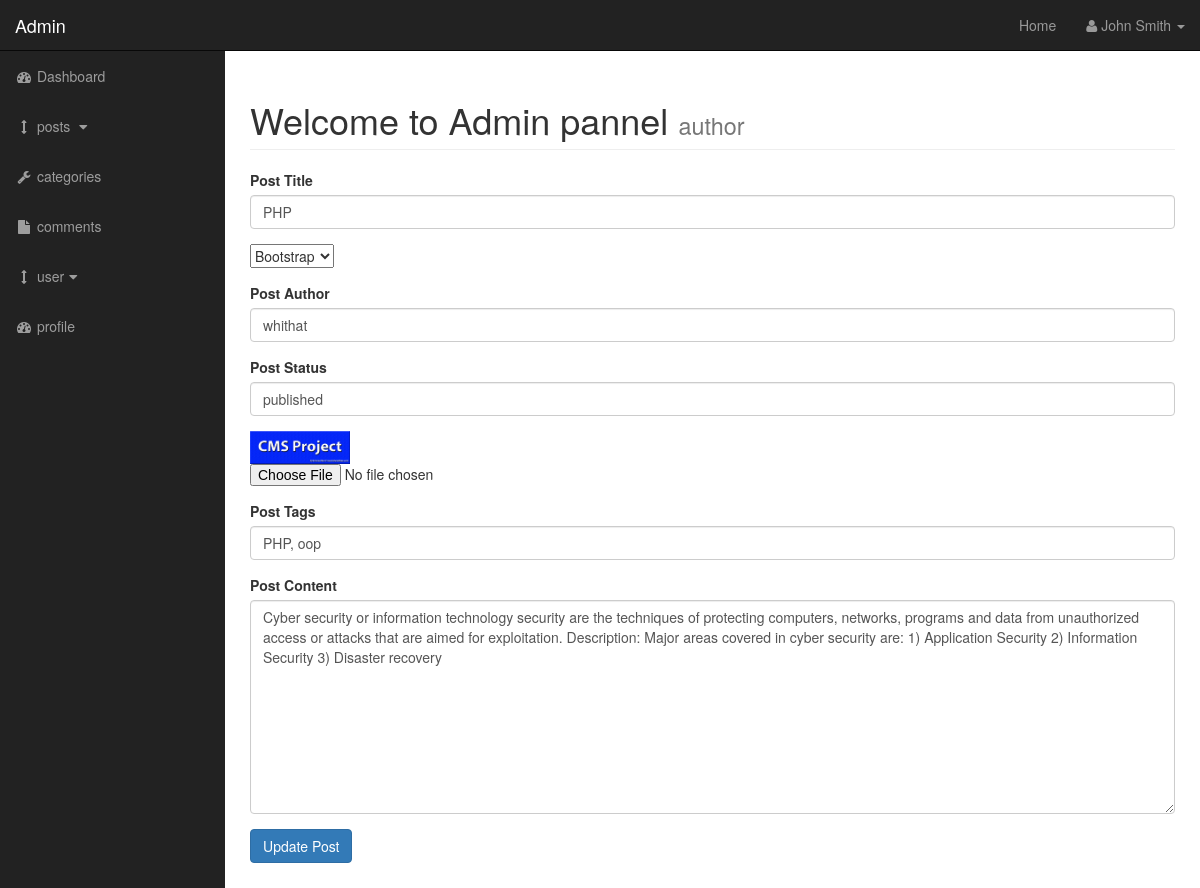
Page /admin/post.php?source=edit_post&p_id=2 on the committed database.
### tables this page shows
CREATE TABLE `posts` (
  `post_id` int(3) NOT NULL,
  `post_catagorie_id` int(3) NOT NULL,
  `post_title` varchar(255) NOT NULL,
  `post_author` varchar(255) NOT NULL,
  `post_date` date NOT NULL,
  `post_image` text NOT NULL,
  `post_content` text NOT NULL,
  `post_tag` varchar(255) NOT NULL,
  `post_comment_count` int(11) NOT NULL,
  `post_status` varchar(255) NOT NULL DEFAULT 'draft'
);

### admin/include/edit_post.php (the view, shortened to what this page needs)
<?php
       if(isset($_GET['p_id'])){
           $the_post_id = $_GET['p_id'];
       }
        $query = "SELECT * FROM posts WHERE post_id = $the_post_id ";
        $select_posts_by_id = mysqli_query($connection,$query);
        while($row = mysqli_fetch_assoc($select_posts_by_id)){
        $post_title = $row['post_title'];
        $post_author = $row['post_author'];
        $post_image = $row['post_image'];
        $post_content = $row['post_content'];
        $post_tag = $row['post_tag'];
        $post_status = $row['post_status'];
        }
?>
 <form action="" method="post" enctype="multipart/form-data">
   <div class="form-group">
      <label for="post_title">Post Title</label>
      <input value="<?php echo $post_title; ?>" class="form-control" type="text" name="post_title">
   </div>
    <div class="form-group">
        <select name="post_catagory" id="">
        <?php
            $query = "SELECT * FROM categories";
            $select_catagories = mysqli_query($connection,$query);
             while($row = mysqli_fetch_assoc($select_catagories)){
                $cat_id = $row['cat_id'];
                $cat_title = $row['cat_title'];
                echo "<option value='$cat_id'>$cat_title</option>";
             }
        ?>
        </select>
   </div>
    <div class="form-group">
       <label for="post_author">Post Author</label>
       <input value="<?php echo $post_author; ?>" class="form-control" type="text" name="post_author">
   </div>
    <div class="form-group">
       <label for="post_status">Post Status</label>
       <input value="<?php echo $post_status; ?>" class="form-control" type="text" name="post_status">
   </div>
    <div class="form-group">
       <img src="../images/<?php echo $post_image; ?>" alt="image" width="100">
        <input type="file" name="image">
   </div>
    <div class="form-group">
       <label for="post_tag">Post Tags</label>
       <input value="<?php echo $post_tag; ?>" class="form-control" type="text" name="post_tag">
   </div>
    <div class="form-group">
       <label for="post_content">Post Content</label>
        <textarea  class="form-control" name="post_content"  id="" cols="30" rows="10"><?php echo $post_content; ?></textarea>
   </div>
    <div class="form-group">
       <input class="btn btn-primary" type="submit" name="update_post" value="Update Post">
   </div>
</form>

### admin/css/sb-admin.css (style rules this page uses)
body { margin-top: 100px; background-color: #222; }
@media (min-width:768px) { body { margin-top: 50px; } }

### rows in the picture
posts: post_title "PHP", post_author "whithat", post_status "published", post_image (picture), post_tag "PHP, oop", post_content "Cyber security or information technology security are the techniques of protecting computers, networks, programs and data from unauthorized access or attacks that are aimed for exploitation. Description: Major areas covered in cyber security are: 1) Application Security 2) Information Security 3) Disaster recovery"

### other values in the picture
form field post_catagory "Bootstrap"
